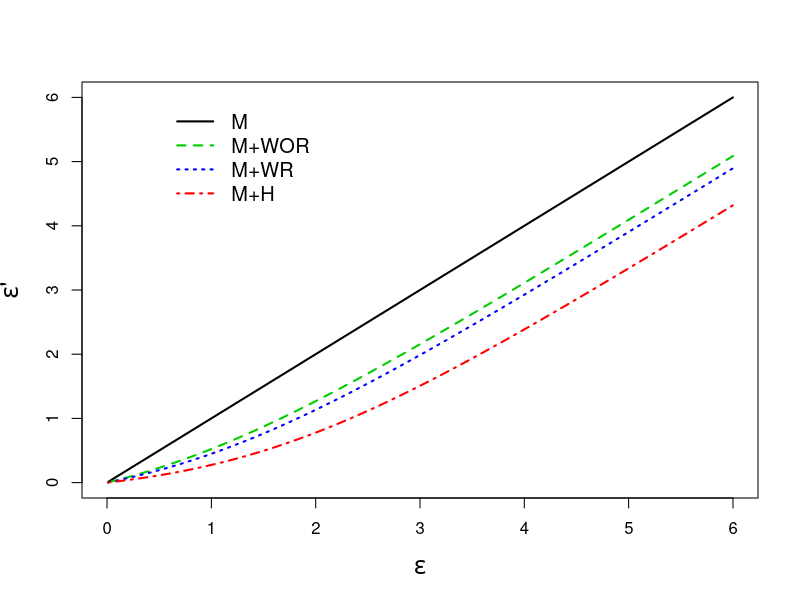
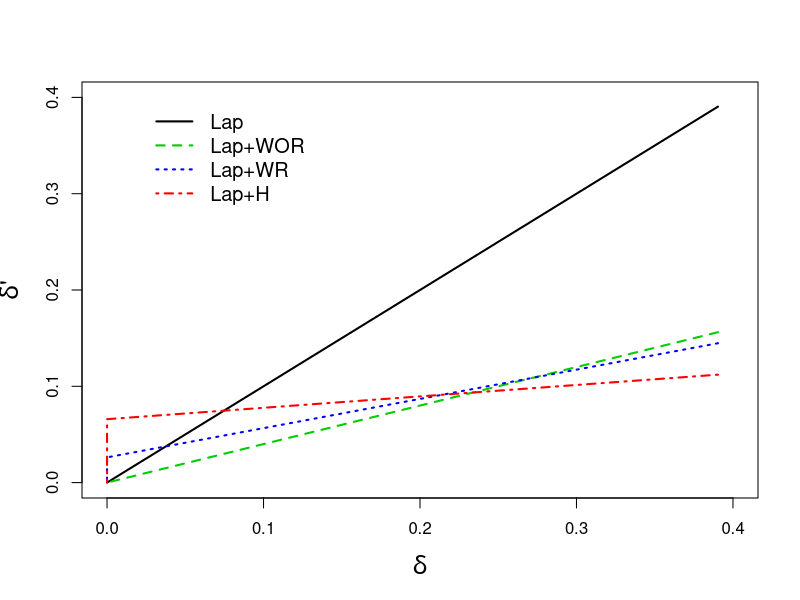
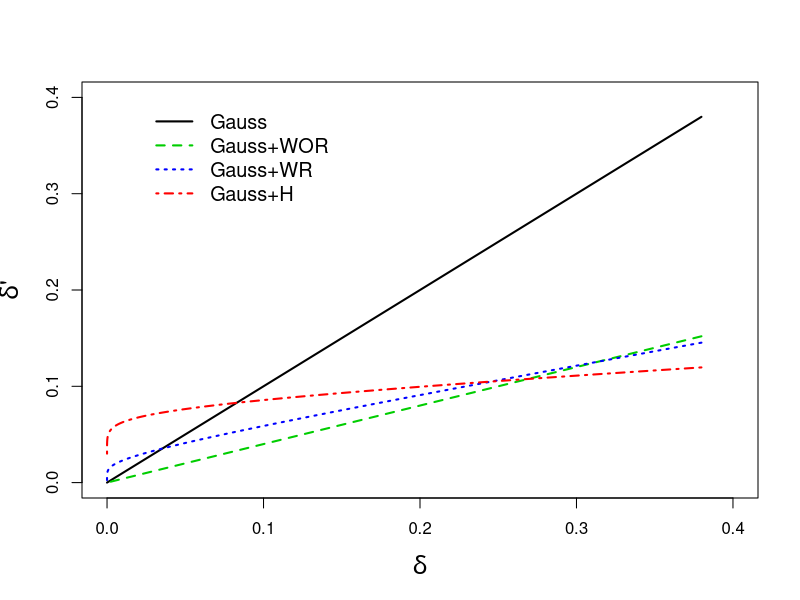

Recreate these plots in R, in order. (Note: this script raises an error after producing the figures.)
#### Figure 1
# (a) epsilon PA vs M plot
n=1000
m=400
b=m^(0.9)

eps=seq(0.01,6,0.01)
eps_WOR=log(1+(m/n)*(exp(eps)-1))
eps_WR=log(1+(1-(1-1/n)^m)*(exp(eps)-1))
eps_H=log(1+((b/n)*(1-(1-1/b)^m))*(exp(eps)-1))
x11()
plot(eps,eps,pch='',xlim=c(0,6),ylim=c(0,6),xlab=expression(epsilon),ylab=expression(paste(epsilon,"'")),cex.lab = 1.5)
lines(eps,eps, col="black",lty=1,lwd=2) # no subsampling
lines(eps,eps_WOR, col="green3",lty=2,lwd=2)
lines(eps,eps_WR, col="blue",lty=3,lwd=2)
lines(eps,eps_H, col="red",lty=4,lwd=2)
legend(0.5,6,legend=c("M","M+WOR","M+WR","M+H"), col=c("black","green3","blue","red"),
       bty = 'n' ,lwd=c(2,2,2,2),lty=c(1,2,3,4),ncol=1,cex=1.2)

# (b) delta PA vs M plot - Lap
theta=1
delta = ifelse(1-exp((eps-theta)/2)<0,0,1-exp((eps-theta)/2))
delta_Lap <- function(eps) {
  ifelse(1-exp((eps-theta)/2)<0,0,1-exp((eps-theta)/2))
}
delta_Lap_WB <- function(eps,theta) {
  ifelse(1-exp((eps-theta)/2)<0,0,1-exp((eps-theta)/2))
}
eps_WOR=log(1+(m/n)*(exp(eps)-1))
eps_WR=log(1+(1-(1-1/n)^m)*(exp(eps)-1))
eps_H=log(1+((b/n)*(1-(1-1/b)^m))*(exp(eps)-1))

delta_WR=rep(0,length(eps_WR))
for (i in 1:length(eps_WR)){
  terms=rep(0,n)
  for (k in 1:n){
    delta_k=min(1,(exp(eps[i])-1)*delta_Lap(eps[i]/k)/(exp(eps[i]/k)-1))
    terms[k]=choose(n,k)*(1/n)^k*(1-1/n)^(n-k)*delta_k
  }
  delta_WR[i]=sum(terms)
}

delta_H=rep(0,length(eps_H))
for (i in 1:length(eps_H)){
  terms=rep(0,n)
  for (k in 1:n){
    delta_k=min((exp(eps[i])-1)*delta_Lap(eps[i]/k)/(exp(eps[i]/k)-1),1)
    terms[k]=(b/n)*choose(n,k)*((1/b)^k)*((1-1/b)^(n-k))*delta_k
  }
  delta_H[i]=sum(terms)
}

delta_WR_WB=rep(0,length(eps_WR))
for (i in 1:length(eps_WR)){
  terms=rep(0,m)
  for (k in 1:m){
    delta_k=delta_Lap_WB(eps[i],k*theta)
    terms[k]=choose(m,k)*(1/n)^k*(1-1/n)^(m-k)*delta_k
  }
  delta_WR_WB[i]=sum(terms)
}

delta_H_WB=rep(0,length(eps_H))
for (i in 1:length(eps_H)){
  terms=rep(0,m)
  for (k in 1:m){
    delta_k=delta_Lap_WB(eps[i],k*theta)
    terms[k]=(b/n)*choose(m,k)*((1/b)^k)*((1-1/b)^(m-k))*delta_k
  }
  delta_H_WB[i]=sum(terms)
}
delta_WOR_WB=rep(0,length(eps_WOR))
for (i in 1:length(eps_WOR)){
  delta_WOR_WB[i]=(m/n)*delta_Lap_WB(eps[i],theta)
}

x11()
plot(delta,delta,pch='',xlim=c(0,0.4),ylim=c(0,0.4),xlab=expression(delta),ylab=expression(paste(delta,"'")),cex.lab = 1.5)
lines(delta,delta, col="black",lty=1,lwd=2) # no subsampling
lines(delta,delta_WOR_WB, col="green3",lty=2,lwd=2)
lines(delta,delta_WR_WB, col="blue",lty=3,lwd=2)
lines(delta,delta_H_WB, col="red",lty=4,lwd=2)
legend(0.02,0.4,legend=c("Lap","Lap+WOR","Lap+WR","Lap+H"), col=c("black","green3","blue","red"),
       bty = 'n' ,lwd=c(2,2,2,2),lty=c(1,2,3,4),ncol=1,cex=1.2) 

# (c) delta PA vs M plot - Gaussian
theta=1
delta = pnorm(theta/2-eps/theta)-exp(eps)*pnorm(-theta/2-eps/theta)
delta_Gau <- function(eps) {
  del=pnorm(theta/2-eps/theta)-exp(eps)*pnorm(-theta/2-eps/theta)
  return (min(del,1))
}
delta_Gau_WB <- function(eps,theta) {
  del=pnorm(theta/2-eps/theta)-exp(eps)*pnorm(-theta/2-eps/theta)
  return (min(del,1))
}

delta_WR=rep(0,length(eps_WR))
for (i in 1:length(eps_WR)){
  terms=rep(0,n)
  for (k in 1:n){
    delta_k=min(1,(exp(eps[i])-1)*delta_Gau(eps[i]/k)/(exp(eps[i]/k)-1))
    terms[k]=choose(n,k)*(1/n)^k*(1-1/n)^(n-k)*delta_k
  }
  delta_WR[i]=sum(terms)
}

delta_H=rep(0,length(eps_H))
for (i in 1:length(eps_H)){
  terms=rep(0,n)
  for (k in 1:n){
    delta_k=min((exp(eps[i])-1)*delta_Gau(eps[i]/k)/(exp(eps[i]/k)-1),1)
    terms[k]=(b/n)*choose(n,k)*((1/b)^k)*((1-1/b)^(n-k))*delta_k
  }
  delta_H[i]=sum(terms)
}

delta_WR_WB=rep(0,length(eps_WR))
for (i in 1:length(eps_WR)){
  terms=rep(0,m)
  for (k in 1:m){
    delta_k=delta_Gau_WB(eps[i],k*theta)
    terms[k]=choose(m,k)*(1/n)^k*(1-1/n)^(m-k)*delta_k
  }
  delta_WR_WB[i]=sum(terms)
}

delta_H_WB=rep(0,length(eps_H))
for (i in 1:length(eps_H)){
  terms=rep(0,m)
  for (k in 1:m){
    delta_k=delta_Gau_WB(eps[i],k*theta)
    terms[k]=(b/n)*choose(m,k)*((1/b)^k)*((1-1/b)^(m-k))*delta_k
  }
  delta_H_WB[i]=sum(terms)
}

delta_WOR_WB=rep(0,length(eps_WOR))
for (i in 1:length(eps_WOR)){
  delta_WOR_WB[i]=(m/n)*delta_Gau_WB(eps[i],theta)
}
x11()
plot(delta,delta,pch='',xlim=c(0,0.4),ylim=c(0,0.4),xlab=expression(delta),ylab=expression(paste(delta,"'")),cex.lab = 1.5)
lines(delta,delta, col="black",lty=1,lwd=2) # no subsampling
lines(delta,delta_WOR_WB, col="green3",lty=2,lwd=2)
lines(delta,delta_WR_WB, col="blue",lty=3,lwd=2)
lines(delta,delta_H_WB, col="red",lty=4,lwd=2)
legend(0.02,0.4,legend=c("Gauss","Gauss+WOR","Gauss+WR","Gauss+H"), col=c("black","green3","blue","red"),
       bty = 'n' ,lwd=c(2,2,2,2),lty=c(1,2,3,4),ncol=1,cex=1.2) 

#### Figure 2: 6pairs

# (a) Laplace
eps=c(0.05,0.5,1,2,3,4.5)
x11()
plot(delta,eps,pch=4,xlim=c(0,0.5),ylim=c(0,5),ylab=expression(epsilon),xlab=expression(delta),cex.lab = 1.5)
points(delta_WOR_WB,eps_WOR,pch=0)
points(delta_WR_WB,eps_WR,pch=2)
points(delta_H_WB,eps_H,pch=1)
lines(c(delta[1],delta_WOR_WB[1],delta_WR_WB[1],delta_H_WB[1]),c(eps[1],eps_WOR[1],eps_WR[1],eps_H[1]), col="red",lty=1,lwd=2) 
lines(c(delta[2],delta_WOR_WB[2],delta_WR_WB[2],delta_H_WB[2]),c(eps[2],eps_WOR[2],eps_WR[2],eps_H[2]), col="red",lty=1,lwd=2) 
lines(c(delta[3],delta_WOR_WB[3],delta_WR_WB[3],delta_H_WB[3]),c(eps[3],eps_WOR[3],eps_WR[3],eps_H[3]), col="red",lty=1,lwd=2) 
lines(c(delta[4],delta_WOR_WB[4],delta_WR_WB[4],delta_H_WB[4]),c(eps[4],eps_WOR[4],eps_WR[4],eps_H[4]), col="red",lty=1,lwd=2)
lines(c(delta[5],delta_WOR_WB[5],delta_WR_WB[5],delta_H_WB[5]),c(eps[5],eps_WOR[5],eps_WR[5],eps_H[5]), col="red",lty=1,lwd=2) 
lines(c(delta[6],delta_WOR_WB[6],delta_WR_WB[6],delta_H_WB[6]),c(eps[6],eps_WOR[6],eps_WR[6],eps_H[6]), col="red",lty=1,lwd=2) 
legend(0.3,5,legend=c("Lap","Lap+WOR","Lap+WR","Lap+H"), 
       pch = c(4,0,2,1),bty='n')

# (b) Gaussian
eps=c(0.05,0.5,1,2,3,4.5)
x11()
plot(delta,eps,pch=4,xlim=c(0,0.5),ylim=c(0,5),ylab=expression(epsilon),xlab=expression(delta),cex.lab = 1.5)
points(delta_WOR_WB,eps_WOR,pch=0)
points(delta_WR_WB,eps_WR,pch=2)
points(delta_H_WB,eps_H,pch=1)
lines(c(delta[1],delta_WOR_WB[1],delta_WR_WB[1],delta_H_WB[1]),c(eps[1],eps_WOR[1],eps_WR[1],eps_H[1]), col="red",lty=1,lwd=2) 
lines(c(delta[2],delta_WOR_WB[2],delta_WR_WB[2],delta_H_WB[2]),c(eps[2],eps_WOR[2],eps_WR[2],eps_H[2]), col="red",lty=1,lwd=2) 
lines(c(delta[3],delta_WOR_WB[3],delta_WR_WB[3],delta_H_WB[3]),c(eps[3],eps_WOR[3],eps_WR[3],eps_H[3]), col="red",lty=1,lwd=2) 
lines(c(delta[4],delta_WOR_WB[4],delta_WR_WB[4],delta_H_WB[4]),c(eps[4],eps_WOR[4],eps_WR[4],eps_H[4]), col="red",lty=1,lwd=2) 
lines(c(delta[5],delta_WOR_WB[5],delta_WR_WB[5],delta_H_WB[5]),c(eps[5],eps_WOR[5],eps_WR[5],eps_H[5]), col="red",lty=1,lwd=2) 
lines(c(delta[6],delta_WOR_WB[6],delta_WR_WB[6],delta_H_WB[6]),c(eps[6],eps_WOR[6],eps_WR[6],eps_H[6]), col="red",lty=1,lwd=2) 
legend(0.3,5,legend=c("Gauss","Gauss+WOR","Gauss+WR","Gauss+H"), 
       pch = c(4,0,2,1),bty='n')
